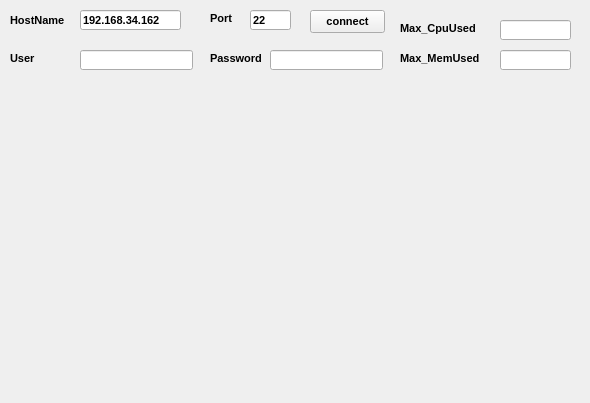
<?xml version="1.0" encoding="UTF-8"?>
<ui version="4.0">
 <class>Form</class>
 <widget class="QWidget" name="Form">
  <property name="geometry">
   <rect>
    <x>0</x>
    <y>0</y>
    <width>590</width>
    <height>403</height>
   </rect>
  </property>
  <property name="font">
   <font>
    <family>Arial</family>
    <pointsize>8</pointsize>
    <weight>75</weight>
    <bold>true</bold>
   </font>
  </property>
  <property name="windowTitle">
   <string>Monitor</string>
  </property>
  <widget class="QLabel" name="label">
   <property name="geometry">
    <rect>
     <x>10</x>
     <y>10</y>
     <width>61</width>
     <height>21</height>
    </rect>
   </property>
   <property name="font">
    <font>
     <family>Arial</family>
     <pointsize>8</pointsize>
     <weight>75</weight>
     <bold>true</bold>
    </font>
   </property>
   <property name="text">
    <string>HostName</string>
   </property>
  </widget>
  <widget class="QLineEdit" name="lineEdit">
   <property name="geometry">
    <rect>
     <x>80</x>
     <y>10</y>
     <width>101</width>
     <height>20</height>
    </rect>
   </property>
   <property name="text">
    <string>192.168.34.162</string>
   </property>
  </widget>
  <widget class="QLabel" name="label_2">
   <property name="geometry">
    <rect>
     <x>210</x>
     <y>10</y>
     <width>31</width>
     <height>16</height>
    </rect>
   </property>
   <property name="font">
    <font>
     <family>Arial</family>
     <weight>75</weight>
     <bold>true</bold>
    </font>
   </property>
   <property name="text">
    <string>Port</string>
   </property>
  </widget>
  <widget class="QLineEdit" name="lineEdit_2">
   <property name="geometry">
    <rect>
     <x>250</x>
     <y>10</y>
     <width>41</width>
     <height>20</height>
    </rect>
   </property>
   <property name="text">
    <string>22</string>
   </property>
  </widget>
  <widget class="QLabel" name="label_3">
   <property name="geometry">
    <rect>
     <x>210</x>
     <y>50</y>
     <width>71</width>
     <height>16</height>
    </rect>
   </property>
   <property name="font">
    <font>
     <family>Arial</family>
     <pointsize>8</pointsize>
     <weight>75</weight>
     <bold>true</bold>
    </font>
   </property>
   <property name="text">
    <string>Password</string>
   </property>
  </widget>
  <widget class="QLineEdit" name="lineEdit_3">
   <property name="geometry">
    <rect>
     <x>270</x>
     <y>50</y>
     <width>113</width>
     <height>20</height>
    </rect>
   </property>
  </widget>
  <widget class="QPushButton" name="pushButton">
   <property name="geometry">
    <rect>
     <x>310</x>
     <y>10</y>
     <width>75</width>
     <height>23</height>
    </rect>
   </property>
   <property name="font">
    <font>
     <family>Arial</family>
     <pointsize>8</pointsize>
     <weight>75</weight>
     <bold>true</bold>
    </font>
   </property>
   <property name="text">
    <string>connect</string>
   </property>
  </widget>
  <widget class="QLabel" name="label_4">
   <property name="geometry">
    <rect>
     <x>10</x>
     <y>50</y>
     <width>71</width>
     <height>16</height>
    </rect>
   </property>
   <property name="font">
    <font>
     <family>Arial</family>
     <pointsize>8</pointsize>
     <weight>75</weight>
     <bold>true</bold>
    </font>
   </property>
   <property name="text">
    <string>User</string>
   </property>
  </widget>
  <widget class="QLineEdit" name="lineEdit_4">
   <property name="geometry">
    <rect>
     <x>80</x>
     <y>50</y>
     <width>113</width>
     <height>20</height>
    </rect>
   </property>
  </widget>
  <widget class="QLabel" name="label_5">
   <property name="geometry">
    <rect>
     <x>400</x>
     <y>20</y>
     <width>91</width>
     <height>16</height>
    </rect>
   </property>
   <property name="text">
    <string>Max_CpuUsed</string>
   </property>
  </widget>
  <widget class="QLabel" name="label_6">
   <property name="geometry">
    <rect>
     <x>400</x>
     <y>50</y>
     <width>91</width>
     <height>16</height>
    </rect>
   </property>
   <property name="text">
    <string>Max_MemUsed</string>
   </property>
  </widget>
  <widget class="QLineEdit" name="lineEdit_5">
   <property name="geometry">
    <rect>
     <x>500</x>
     <y>20</y>
     <width>71</width>
     <height>20</height>
    </rect>
   </property>
  </widget>
  <widget class="QLineEdit" name="lineEdit_6">
   <property name="geometry">
    <rect>
     <x>500</x>
     <y>50</y>
     <width>71</width>
     <height>20</height>
    </rect>
   </property>
  </widget>
 </widget>
 <resources/>
 <connections/>
</ui>
